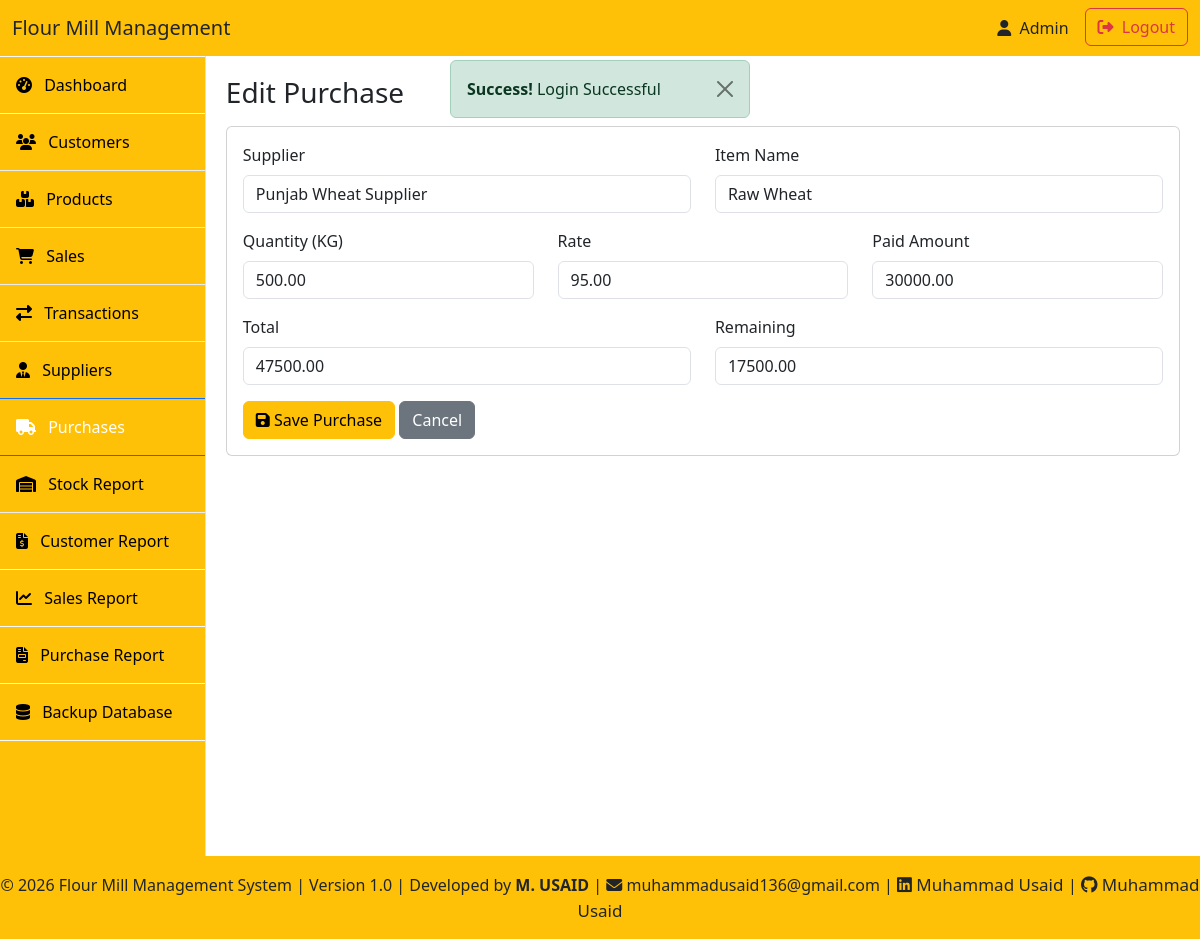
Page /purchases/purchase_edit.php?id=1 (signed in) on the committed database.
### tables this page shows
CREATE TABLE `purchases` (
  `id` int(11) NOT NULL AUTO_INCREMENT,
  `supplier_id` int(11) NOT NULL,
  `item_name` varchar(100) NOT NULL,
  `quantity` decimal(10,2) NOT NULL,
  `rate` decimal(10,2) NOT NULL,
  `total` decimal(10,2) NOT NULL,
  `paid` decimal(10,2) DEFAULT 0.00,
  `remaining` decimal(10,2) DEFAULT 0.00,
  `created_at` datetime DEFAULT current_timestamp(),
  `updated_at` datetime DEFAULT current_timestamp() ON UPDATE current_timestamp(),
  PRIMARY KEY (`id`),
  KEY `fk_purchase` (`supplier_id`),
  CONSTRAINT `fk_purchase` FOREIGN KEY (`supplier_id`) REFERENCES `suppliers` (`id`) ON DELETE CASCADE ON UPDATE CASCADE
);

CREATE TABLE `suppliers` (
  `id` int(11) NOT NULL AUTO_INCREMENT,
  `name` varchar(255) NOT NULL,
  `phone` varchar(15) DEFAULT NULL,
  `address` text DEFAULT NULL,
  `created_at` timestamp NOT NULL DEFAULT current_timestamp(),
  PRIMARY KEY (`id`),
  UNIQUE KEY `name` (`name`)
);

### purchases/purchase_edit.php (the view, shortened to what this page needs)
<?php
include "../includes/init.php";
include "../layout/header.php";
$id = $_GET['id'];
$stmt = mysqli_prepare($conn, "SELECT * FROM purchases WHERE id = ?");
mysqli_stmt_bind_param($stmt, "i", $id);
mysqli_stmt_execute($stmt);
$result = mysqli_stmt_get_result($stmt);
$purchase = mysqli_fetch_assoc($result);
$supplier_stmt = mysqli_prepare($conn, "SELECT * FROM suppliers ORDER BY name ASC");
mysqli_stmt_execute($supplier_stmt);
$suppliers_result = mysqli_stmt_get_result($supplier_stmt);
?>
<h3 class="mb-3">Edit Purchase</h3>
<div class="card">
    <div class="card-body">
        <form action="purchase_edit_process.php" method="POST">
            <div class="row">
                <div class="col-md-6 mb-3">
                    <label class="form-label">Supplier</label>
                    <select name="supplier_id" class="form-control" required>
                        <?php while($supplier = mysqli_fetch_assoc($suppliers_result)): ?>
                            <option value="<?= $supplier['id']; ?>" <?= $purchase['supplier_id'] == $supplier['id'] ? 'selected' : '' ?>>
                                <?= $supplier['name']; ?>
                            </option>
                        <?php endwhile; ?>
                    </select>
                </div>
                <div class="col-md-6 mb-3">
                    <label class="form-label">Item Name</label>
                    <input type="text" name="item_name" value="<?= $purchase['item_name']; ?>" class="form-control" required>
                </div>
            </div>
            <div class="row">
                <div class="col-md-4 mb-3">
                    <label class="form-label">Quantity (KG)</label>
                    <input type="number" step="0.01" name="quantity" value="<?= $purchase['quantity']; ?>" class="form-control" required>
                </div>
                <div class="col-md-4 mb-3">
                    <label class="form-label">Rate</label>
                    <input type="number" step="0.01" name="rate" value="<?= $purchase['rate']; ?>" class="form-control" required>
                </div>
                <div class="col-md-4 mb-3">
                    <label class="form-label">Paid Amount</label>
                    <input type="number" step="0.01" name="paid" value="<?= $purchase['paid']; ?>" class="form-control">
                </div>
            </div>
            <div class="row">
                <div class="col-md-6 mb-3">
                    <label class="form-label">Total</label>
                    <input type="number" step="0.01" name="total" class="form-control" readonly>
                </div>
                <div class="col-md-6 mb-3">
                    <label class="form-label">Remaining</label>
                    <input type="number" step="0.01" name="remaining" class="form-control" readonly>
                </div>
            </div>
            <button class="btn btn-warning">
                <i class="fa fa-save"></i> Save Purchase
            </button>
            <a href="purchases_list.php" class="btn btn-secondary">Cancel</a>
        </form>
    </div>
</div>
<?php include "../layout/footer.php"; ?>

### layout/header.php (style rules this page uses)
body { overflow-x: hidden; }

### rows in the picture
purchases: supplier_id "Punjab Wheat Supplier", item_name "Raw Wheat", quantity "500.00", rate "95.00", paid "30000.00"

### other values in the picture
$msg "Login Successful"
